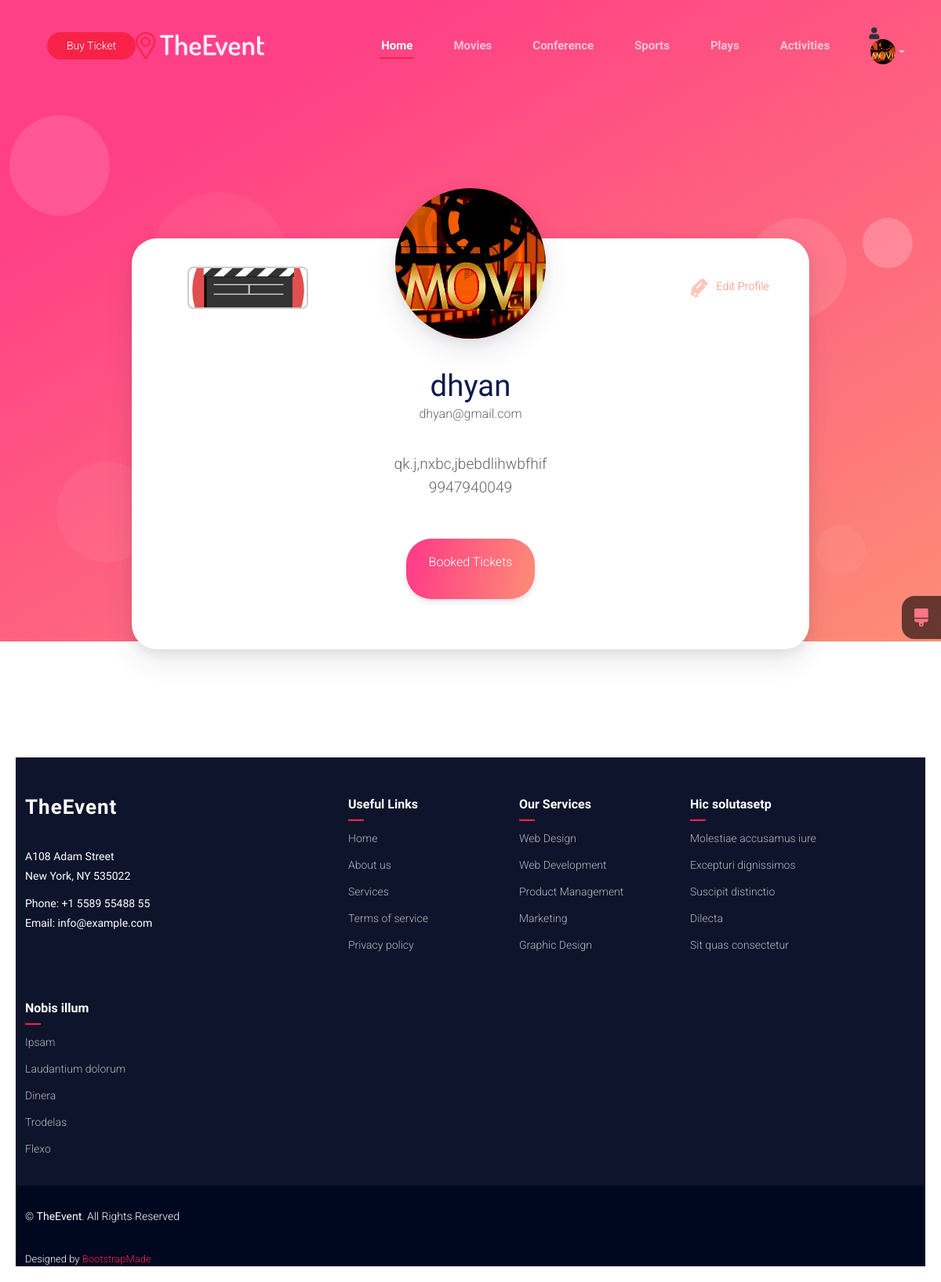
Screenshot of /userpanel/user_profile/ (signed in) with the database file from the repository.
### adminpanel/models.py (models this page shows, shortened)
class Profile(models.Model):
    ROLE_CHOICES = (
        ('organizer', 'Organizer'),
        ('user', 'User')
    )
    user = models.OneToOneField(User, on_delete=models.CASCADE)
    phone = models.CharField(max_length=10, blank=True, null=True)
    profile_description = models.TextField(blank=True, null=True)
    profile_image = models.ImageField(upload_to='profile_images/', blank=True, null=True)
    id_proof = models.ImageField(upload_to='id_proof/', blank=True, null=True)
    role = models.CharField(max_length=10, choices=ROLE_CHOICES, default='user')
    date_joined = models.DateTimeField(auto_now_add=True)
    last_login = models.DateTimeField(null=True, blank=True)

### userpanel/views.py (the view)
# urls.py: path('user_profile/', user_profile, name = 'user_profile'),
@login_required(login_url='/404/')
def user_profile(request):
    profile = Profile.objects.get(user=request.user)
    booked_tickets = Ticket.objects.filter(user=request.user)
    for ticket in booked_tickets:
        event_date = ticket.event.date
        days_until_event = (event_date - timezone.now().date()).days
        ticket.non_cancelable = days_until_event <= 20
    context = {
        'profile': profile,
        'booked_tickets': booked_tickets,
    }
    return render(request, 'userpanel/user_profile.html', context)

### userpanel/templates/userpanel/user_profile.html (shortened to what this page needs)
{% extends 'userpanel/user_base.html' %}
{% load static %}
{% block content %}
<link rel="stylesheet" href="{% static 'profile/css/style.css' %}">
      <link rel="stylesheet" href="{% static 'profile/css/demo.css' %}">
      <div class="cd__action">
        <a href="https://www.codehim.com/html5-css3/user-profile-page-template-in-html-css" title="Back to download and tutorial page" class="cd__btn back">Back to Tutorial</a>
     </div>
<main class="cd__main">
    <div class="profile-page">
<div class="content">
<div class="content__cover">
    <div class="content__avatar" style="background: #8f6ed5 url('{{ profile.profile_image.url }}') center center no-repeat; background-size: cover;"></div>
</div>
<div class="content__actions"><a href="#">
    <div class="id-proof-container">
        <div class="id-proof-box" id="idProofBox">
            {% if profile.id_proof %}
                <img id="idProof" class="id-proof-img" src="{{ profile.id_proof.url }}" alt="ID Proof" />
            {% else %}
                <img id="idProof" class="id-proof-img" src="path/to/default-image.jpg" alt="No ID Proof Available" />
            {% endif %}
        </div>
    </div>
   </svg></a><a href="{% url 'edit_profile' %}">
   </svg><span>Edit Profile</span></a></div>
<div class="content__title">
 <h1>{{ profile.user.username }}</h1><span>{{ profile.user.email }}</span>
</div>
<div class="content__description">
 <p>{{ profile.profile_description }}</p>
 <p>{{ profile.phone }}</p>
</div>
<div class="content__button">
    <a class="button" href="javascript:void(0);" id="bookedTicketsBtn" onclick="openModal()">
        <p class="button__text">Booked Tickets</p>
    </a>
</div>
</div>
<div class="bg">
<div><span></span><span></span><span></span><span></span>
</div>
</div>
<div class="theme-switcher-button" id="theme-switcher-button">
</div>
</div>
{% endblock %}

### userpanel/templates/userpanel/user_base.html (shortened to what this page needs)
{% load static %}
<!DOCTYPE html>
<html lang="en">
<head>
  <link rel="stylesheet" href="https://cdnjs.cloudflare.com/ajax/libs/animate.css/4.1.1/animate.min.css" />
  <link rel="stylesheet" href="https://cdnjs.cloudflare.com/ajax/libs/OwlCarousel2/2.3.4/assets/owl.carousel.min.css">
  <link rel="stylesheet" href="https://cdnjs.cloudflare.com/ajax/libs/OwlCarousel2/2.3.4/assets/owl.theme.default.min.css">
  <link rel="stylesheet" href="https://cdn.jsdelivr.net/npm/bootstrap@5.3.0-alpha1/dist/css/bootstrap.min.css">
  <link href="https://cdnjs.cloudflare.com/ajax/libs/aos/2.3.4/aos.css" rel="stylesheet">
  <head>
    <link rel="stylesheet" href="https://cdnjs.cloudflare.com/ajax/libs/font-awesome/5.15.4/css/all.min.css">
</head>
  <link href="{% static 'The_event/assets/vendor/bootstrap/css/bootstrap.min.css' %}" rel="stylesheet">
  <link href="{% static 'The_event/assets/vendor/bootstrap-icons/bootstrap-icons.css' %}" rel="stylesheet">
  <link href="{% static 'The_event/assets/vendor/aos/aos.css' %}" rel="stylesheet">
  <link href="{% static 'The_event/assets/vendor/glightbox/css/glightbox.min.css' %}" rel="stylesheet">
  <link href="{% static 'The_event/assets/vendor/swiper/swiper-bundle.min.css' %}" rel="stylesheet">
  <link href="{% static 'The_event/assets/css/main.css' %}" rel="stylesheet">
</head>
<body class="index-page">
  <header id="header" class="header d-flex align-items-center fixed-top">
    <div class="container-fluid container-xl position-relative d-flex align-items-center">
      <a href="index.html" class="logo d-flex align-items-center me-auto">
        <img src="{% static 'The_event/assets/img/logo.png' %}" alt="">
      </a>
      <nav id="navmenu" class="navmenu">
        <ul>
          <li><a href="{% url 'userhome' %}" class="active">Home<br></a></li>
          <li><a href="{% url 'movies' %}">Movies</a></li>
          <li><a href="{% url 'events' %}">Conference</a></li>
          <li><a href="{% url 'sports' %}">Sports</a></li>
          <li><a href="{% url 'plays' %}">Plays</a></li>
          <li><a href="{% url 'activities' %}">Activities</a></li>
          <li class="nav-item dropdown fas fa-user">
            <a href="#" class="nav-link dropdown-toggle" id="userDropdown" data-bs-toggle="dropdown" aria-expanded="false">
                {% if user.profile.profile_image %}
                    <img src="{{ user.profile.profile_image.url }}" alt="User Avatar" class="avatar-img">
                {% else %}
                    <img src="{% static 'images/default-avatar.png' %}" alt="Default Avatar" class="avatar-img">
                {% endif %}
            </a>
        </li>
        </ul>
      </nav>
      <a href="{% url 'ticket' %}" class="cta-btn d-none d-sm-block" id="buyTicketButton">
        Buy Ticket
    </a>
      </div>
  </header>
  {% block content %} {% endblock %}
  <footer id="footer" class="footer dark-background">
    <div class="footer-top">
      <div class="container">
        <div class="row gy-4">
          <div class="col-lg-4 col-md-6 footer-about">
            <a href="index.html" class="logo d-flex align-items-center">
              <span class="sitename">TheEvent</span>
            </a>
            <div class="footer-contact pt-3">
              <p>A108 Adam Street</p>
              <p>New York, NY 535022</p>
              <p class="mt-3"><strong>Phone:</strong> <span>+1 5589 55488 55</span></p>
              <p><strong>Email:</strong> <span>info@example.com</span></p>
            </div>
          </div>
          <div class="col-lg-2 col-md-3 footer-links">
            <h4>Useful Links</h4>
            <ul>
              <li><a href="#">Home</a></li>
              <li><a href="#">About us</a></li>
              <li><a href="#">Services</a></li>
              <li><a href="#">Terms of service</a></li>
              <li><a href="#">Privacy policy</a></li>
            </ul>
          </div>
          <div class="col-lg-2 col-md-3 footer-links">
            <h4>Our Services</h4>
            <ul>
              <li><a href="#">Web Design</a></li>
              <li><a href="#">Web Development</a></li>
              <li><a href="#">Product Management</a></li>
              <li><a href="#">Marketing</a></li>
              <li><a href="#">Graphic Design</a></li>
            </ul>
          </div>
          <div class="col-lg-2 col-md-3 footer-links">
            <h4>Hic solutasetp</h4>
            <ul>
              <li><a href="#">Molestiae accusamus iure</a></li>
              <li><a href="#">Excepturi dignissimos</a></li>
              <li><a href="#">Suscipit distinctio</a></li>
              <li><a href="#">Dilecta</a></li>
              <li><a href="#">Sit quas consectetur</a></li>
            </ul>
          </div>
          <div class="col-lg-2 col-md-3 footer-links">
            <h4>Nobis illum</h4>
            <ul>
              <li><a href="#">Ipsam</a></li>
              <li><a href="#">Laudantium dolorum</a></li>
              <li><a href="#">Dinera</a></li>
              <li><a href="#">Trodelas</a></li>
              <li><a href="#">Flexo</a></li>
            </ul>
        </div>
      </div>
    </div>
  </div>
  <div class="footer-bottom">
    <div class="container">
      <div class="copyright">
        &copy; <strong><span>TheEvent</span></strong>. All Rights Reserved
      </div>
      <div class="credits">
        Designed by <a href="https://bootstrapmade.com/">BootstrapMade</a>
      </div>
    </div>
  </div>
</footer>
</body>
</html>

### static/The_event/assets/css/main.css (style rules this page uses)
:root { --default-font: "Roboto", system-ui, -apple-system, "Segoe UI", Roboto, "Helvetica Neue", Arial, "Noto Sans", "Liberation Sans", sans-serif, "Apple Color Emoji", "Segoe UI Emoji", "Segoe UI Symbol", "Noto Color Emoji"; --heading-font: "Raleway", sans-serif; --nav-font: "Raleway", sans-serif; }
:root { --background-color: #ffffff; --default-color: #2f3138; --heading-color: #0e1b4d; --accent-color: #f82249; --surface-color: #ffffff; --contrast-color: #ffffff; }
:root { --nav-color: rgba(255, 255, 255, 0.65); --nav-hover-color: #ffffff; --nav-mobile-background-color: #ffffff; --nav-dropdown-background-color: #ffffff; --nav-dropdown-color: #212529; --nav-dropdown-hover-color: #f82249; }
.dark-background { --background-color: #000820; --default-color: #ffffff; --heading-color: #ffffff; --surface-color: #001553; --contrast-color: #ffffff; }
:root { scroll-behavior: smooth; }
body { color: var(--default-color); background-color: var(--background-color); font-family: var(--default-font); }
a { color: var(--accent-color); text-decoration: none; transition: 0.3s; }
h1, h2, h3, h4, h5, h6 { color: var(--heading-color); font-family: var(--heading-font); }
.header { --background-color: rgba(0, 0, 0, 0); --heading-color: #ffffff; color: var(--default-color); background-color: var(--background-color); padding: 20px 0; transition: all 0.5s; z-index: 997; }
.header .logo { line-height: 1; }
.header .logo img { max-height: 36px; margin-right: 8px; }
.header .cta-btn, .header .cta-btn:focus { color: var(--contrast-color); background: var(--accent-color); font-size: 14px; padding: 8px 25px; margin: 0 0 0 30px; border-radius: 50px; transition: 0.3s; }
@media (max-width: 1200px) { .header .logo { order: 1; } }
@media (max-width: 1200px) { .header .navmenu { order: 3; } }
@media (min-width: 1200px) { .navmenu { padding: 0; } }
@media (min-width: 1200px) { .navmenu ul { margin: 0; padding: 0; display: flex; list-style: none; align-items: center; } }
@media (min-width: 1200px) { .navmenu li { position: relative; } }
@media (min-width: 1200px) { .navmenu>ul>li { white-space: nowrap; padding: 15px 14px; } }
@media (min-width: 1200px) { .navmenu a, .navmenu a:focus { color: var(--nav-color); font-size: 15px; padding: 0 2px; font-family: var(--nav-font); font-weight: 600; display: flex; align-items: center; justify-content: space-between; white-space: nowrap; transition: 0.3s; position: relative; } }
@media (min-width: 1200px) { .navmenu>ul>li>a:before { content: ""; position: absolute; height: 2px; bottom: -6px; left: 0; background-color: var(--accent-color); visibility: hidden; width: 0px; transition: all 0.3s ease-in-out 0s; } }
@media (min-width: 1200px) { .navmenu a:hover:before, .navmenu li:hover>a:before, .navmenu .active:before { visibility: visible; width: 100%; } }
@media (min-width: 1200px) { .navmenu li:hover>a, .navmenu .active, .navmenu .active:focus { color: var(--nav-hover-color); } }
.footer { color: var(--default-color); background-color: var(--background-color); font-size: 14px; position: relative; }
.footer .footer-top { background-color: color-mix(in srgb, var(--background-color), white 5%); padding-top: 50px; }
.footer .footer-about .logo { line-height: 1; margin-bottom: 25px; }
.footer .footer-about .logo span { color: var(--heading-color); font-family: var(--heading-font); font-size: 26px; font-weight: 700; letter-spacing: 1px; }
.footer .footer-about p { font-size: 14px; font-family: var(--heading-font); }
.footer h4 { font-size: 16px; font-weight: 600; position: relative; padding-bottom: 12px; margin-bottom: 15px; }
.footer h4::after { content: ""; position: absolute; display: block; width: 20px; height: 2px; background: var(--accent-color); bottom: 0; left: 0; }
.footer .footer-links { margin-bottom: 30px; }
.footer .footer-links ul { list-style: none; padding: 0; margin: 0; }
.footer .footer-links ul li { padding: 10px 0; display: flex; align-items: center; }
.footer .footer-links ul li:first-child { padding-top: 0; }
.footer .footer-links ul a { color: color-mix(in srgb, var(--default-color), transparent 30%); display: inline-block; line-height: 1; }
.footer .footer-contact p { margin-bottom: 5px; }
.footer .copyright { padding: 30px 0; }
.footer .credits { margin-top: 5px; font-size: 13px; }

### userpanel/templates/userpanel/user_base.html (style rules this page uses)
.avatar-img { width: 32px; height: 32px; border-radius: 50%; object-fit: cover; }
#navmenu ul { gap: 20px; padding: 0; margin: 0; list-style: none; }

### rows the page displays
Profile: profile_image (picture), id_proof (picture), user.username "dhyan", user.email "dhyan@gmail.com", profile_description "qk.j,nxbc,jbebdlihwbfhif", phone "9947940049"
